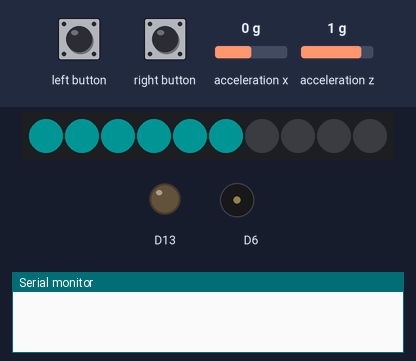
Simulated run of this sketch. Board: Adafruit Circuit Playground Express. Shown: 10 RGB LEDs in strip order, left to right, output pins drawn as LEDs (lit = HIGH), buzzer (waves = sounding), the last lines printed to the serial monitor. The inputs (shaded band) are chosen by the test bench; at power-on: acceleration x 0 g, acceleration z 1 g. Dim RGB values are drawn brighter than linear; random numbers use the default seed unless the sketch sets one.

Above: at 0.8 s.
At 3.4 s:
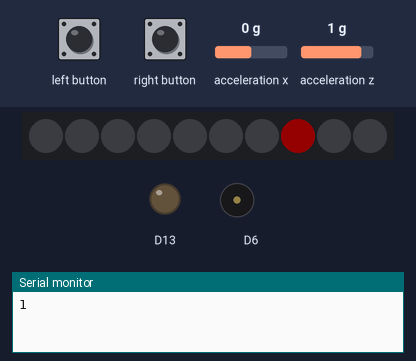
3.5 s: acceleration x set to -0.7 g
At 4.06 s:
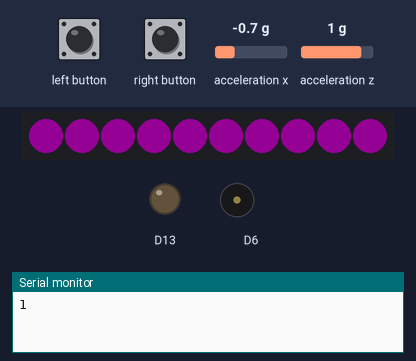
6.5 s: acceleration x set to -1 g
At 10.7 s:
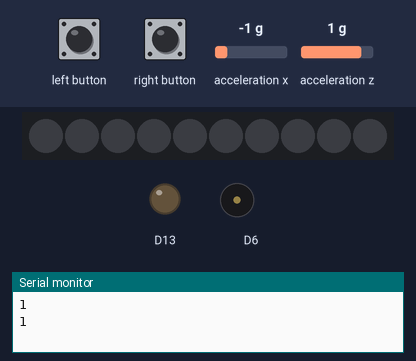
Timing chart, 0 to 14.5 s (numbered marks = the images above; inputs shaded):
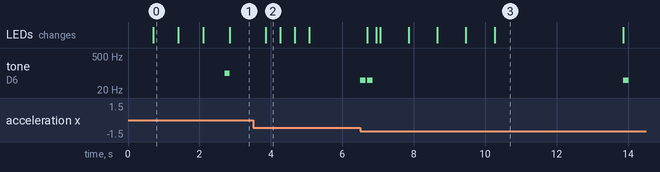

The sketch:

src.ino
```cpp
/***********************************************************************
Author:   Zakary Watts

About:    Basic arudino simon says game. Match outputs with
          corresponding inputs. 4 different output/ input
          events and modifiable difficulty.
***********************************************************************/
#include <Adafruit_CircuitPlayground.h>
#include <AsyncDelay.h>

//Represents events (input/ output pairs)
enum event : int8_t{
  E_NULL = -1,
  rPress,
  lPress,
  rTilt,
  lTilt
  };

volatile int8_t level = 1;         //Level variable (should not exceed 9)
float accelInput;                  //Accelerometer input variable
event userEvent = event::E_NULL;   //User event var
event randomEvent[9];              //Random event array
bool hasWon = false;               //True if the game is won
bool hasLost = false;              //True if the game is lost
bool toCont;                       //Extra loop/ conditional variable
AsyncDelay inputTimer;             //Async timer for timing delays

void setup() {
  Serial.begin(9600);
  CircuitPlayground.begin();
  randomSeed(analogRead(0));       //Seeding for random function

  WelcomePattern();
  CircuitPlayground.clearPixels();
}

void loop()
{
  Serial.println(level);                                                            //Testing, optional inclusion
  int i;                                                                            //Index variable

  delay(100);                                                                       //Various delays for experience "smoothing"

  if (!hasLost && !hasWon && level < 8)                                             //Coditional to run the game loop
  {
    for (i=0; i<9; i++)                                                             //Generate psuedorandom events to be matched
    {
      randomEvent[i] = static_cast<event>(random(0,4));                             //Using the random function to return an int [0,4) and casting for corresponding event assignment
    }

    for (i=0; i<level; i++)
    {
      CircuitPlayground.clearPixels();                                              //Displays the generated events to match limited by level
      delay(500);                                                                   //Smoothing delays
      EventLED(randomEvent[i]);
      delay(1000);
    }
    CircuitPlayground.clearPixels();

    PreInput();
    CircuitPlayground.clearPixels();
    delay(100);

    for(i=0; (i<level) && (!hasLost) && (!hasWon); i++)                             //Input loop
    {
      toCont = false;                                                               //Setting relevant variables in preperation for input
      event userEvent = event::E_NULL;
      inputTimer.start(10000, AsyncDelay::MILLIS);                                   //Amount of time to register an input
      while(!toCont)                                                                //Event input stream loop, continually checks for input events
      {
        if(CircuitPlayground.rightButton() && !toCont)                              //Right button input
        {
          CircuitPlayground.playTone(100, 150);
          delay(50);
          userEvent = event::rPress;
          EventLED(userEvent);
          delay(100);
          toCont = true;
        }
        if(CircuitPlayground.leftButton() && !toCont)                                //Left button input
        {
          CircuitPlayground.playTone(100, 150);
          delay(50);
          userEvent = event::lPress;
          EventLED(userEvent);
          delay(100);
          toCont = true;
        }
        if(RightTilt() && !toCont)                                                   //Right tilt input
        {
          CircuitPlayground.playTone(50, 150);
          delay(50);
          userEvent = event::rTilt;
          EventLED(userEvent);
          delay(100);
          toCont = true;
        }
        if(LeftTilt() && !toCont)                                                    //Left tilt input
        {
          CircuitPlayground.playTone(50, 150);
          delay(50);
          userEvent = event::lTilt;
          EventLED(userEvent);
          delay(100);
          toCont = true;
        }
        if(inputTimer.isExpired() && !toCont)                                        //If the timer is up and no input has been made, you loose
        {
        hasLost = true;
        toCont = true;
        }
        CircuitPlayground.clearPixels();
      }

      if(userEvent != randomEvent[i])                                                //Checks if the current input matches the corresponding generated input, if not game lost
      hasLost = true;
    }

    inputTimer.expire();                                                             //Expire the timer and prepare for re-execution of the arduino loop (void)
    if (!hasLost && !hasWon)
    level++;
  }

  else if(level >= 8 && !hasLost)                                                    //Corresponds to the game loop conditional, execution upon respective game state (won or lost)
  {
    CircuitPlayground.clearPixels();
    WinningPattern();
    delay(3000);
    hasLost = true;
    hasWon = false;
    level = 1;
  }
  else if(hasLost && !hasWon)
  {
    CircuitPlayground.clearPixels();
    LosingPattern();
    delay(3000);
    hasLost = false;
    hasWon = false;
    level = 1;
  }
}

//Handles the LED output for events
void EventLED(event dispEvent)
{
  int i;

  switch(dispEvent)
  {
  case rPress:
  CircuitPlayground.playTone(100, 150);
  CircuitPlayground.setPixelColor(7, 255, 0, 0);
  break;
  case lPress:
  CircuitPlayground.playTone(100, 150);
  CircuitPlayground.setPixelColor(2, 0, 0, 255);
  break;
  case rTilt:
  for (i=0; i<5; ++i)
  CircuitPlayground.setPixelColor(i, 255, 0, 0);
  CircuitPlayground.playTone(50, 150);
  break;
  case lTilt:
  for (i=5; i<10; ++i)
  CircuitPlayground.setPixelColor(i, 0, 0, 255);
  CircuitPlayground.playTone(50, 150);
  break;
  default:
  break;
  }

  return;
}

//Tilt functions adapted from: https://wiki.dfrobot.com/How_to_Use_a_Three-Axis_Accelerometer_for_Tilt_Sensing
//////////////////
//Left tilt check
bool RightTilt()
{
  float sensorX = CircuitPlayground.motionX() / 9.8;
  float sensorZ = CircuitPlayground.motionZ() / 9.8;
  float angle = atan(sensorX / sensorZ) * 180 / PI;

  if (angle > 40.0)
  return true;
  else
  return false;
}
//Right tilt check
bool LeftTilt()
{
  float sensorX = CircuitPlayground.motionX() / 9.8;
  float sensorZ = CircuitPlayground.motionZ() / 9.8;
  float angle = atan(sensorX / sensorZ) * 180 / PI;

  if ( (angle * -1) > 40.0)
  return true;
  else
  return false;
}

//Losing pattern
void LosingPattern()
{
  int i;

  for(i=0; i<10; ++i)
  CircuitPlayground.setPixelColor(i, 255, 0, 0);

  for(i=10; i>=0; --i)
  {
    if(i % 3 == 0)
    delay(800);

    CircuitPlayground.setPixelColor(i, 0, 0, 0);
  }
}
//Winning pattern - Credit to Adafruit for pattern adaptation
void WinningPattern()
{
  int currentSpeed = 100;
  int stripLen = 10;
  uint32_t offset = millis() / currentSpeed;

  for(int i=0; i<10; ++i)
  CircuitPlayground.setPixelColor(i, CircuitPlayground.colorWheel(((i * 256 / stripLen) + offset) & 255));
}
//Welcom pattern upon start-up execution
void WelcomePattern()
{
  int i;

  for(i=0; i<3; ++i)
  CircuitPlayground.setPixelColor(i, 0, 255, 255);
  delay(700);
  for(i=3; i<6; ++i)
  CircuitPlayground.setPixelColor(i, 0, 255, 255);
  delay(700);
  for(i=6; i<10; ++i)
  CircuitPlayground.setPixelColor(i, 0, 255, 255);
  delay(700);
}

void PreInput()
{
  int i;
  int j;

  for(j=0; j<2; j++)
  {
    for(i=0; i<10; ++i)
    CircuitPlayground.setPixelColor(i, 255, 0, 255);
    delay(400);
    for(i=0; i<10; ++i)
    CircuitPlayground.setPixelColor(i, 0, 0, 0);
    delay(400) ;
  }

}

//Possible TODO: Quiet mode - disable sound with an switch input
```

Measured:
- the behaviour switches between -0.8 and -0.9 g on acceleration x (found by bisection; images 2 and 3)
- after the input at 6.5 s, tone on D6: goes 50 Hz 0.15 s, silent 0.05 s, 50 Hz 0.15 s, silent 7.0 s, 50 Hz 0.15 s, then silent, starting at once; the LEDs: first change after 0.20 s (image 3 shows a later state)
- what the display in image 0 shows lasts 0.7 s, from 0.7 s to 1.4 s
- what the display in image 2 shows lasts 0.4 s, from 3.9 s to 4.3 s
